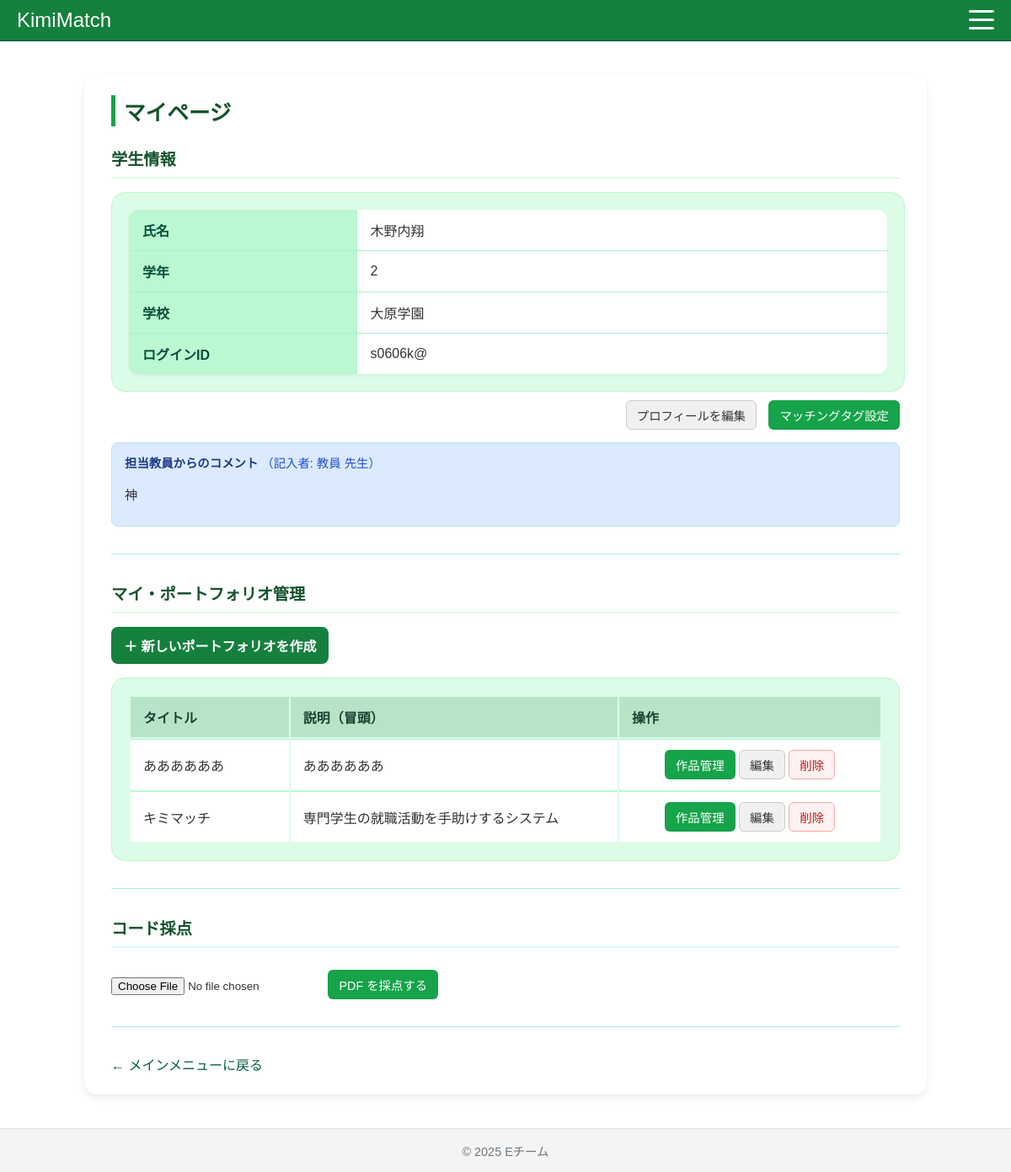
/accounts/my_page/ (signed in), run on the app's committed database.
### accounts/models.py (models this page shows, shortened)
class Student(models.Model):
    user = models.OneToOneField(User, on_delete=models.CASCADE)
    school = models.ForeignKey('schools.School', on_delete=models.SET_NULL, null=True, blank=True, verbose_name="所属学校")
    full_name = models.CharField(max_length=100, verbose_name="氏名")
    grade = models.IntegerField(verbose_name="学年")
    comment = models.TextField(
        verbose_name="教員からのコメント",
        blank=True,
        null=True
    )
    comment_teacher = models.ForeignKey(
        'Teacher',
        on_delete=models.SET_NULL,
        verbose_name="コメント記入教員",
        blank=True,
        null=True
    )
    is_public_to_companies = models.BooleanField(
        verbose_name="企業へのプロフィール公開",
        default=True
    )
    class Meta:
        verbose_name = "学生プロフィール"
        verbose_name_plural = "学生プロフィール"

class Teacher(models.Model):
    user = models.OneToOneField(User, on_delete=models.CASCADE)
    school = models.ForeignKey('schools.School', on_delete=models.SET_NULL, null=True, blank=True, verbose_name="所属学校")
    full_name = models.CharField(max_length=100, verbose_name="氏名")
    subject = models.CharField(max_length=50, verbose_name="担当教科")
    class Meta:
        verbose_name = "教員プロフィール"
        verbose_name_plural = "教員プロフィール"

### schools/models.py (models this page shows, shortened)
class School(models.Model):
    name = models.CharField(max_length=100, verbose_name="学校名")
    address = models.CharField(max_length=255, verbose_name="住所")
    class Meta:
        verbose_name = "学校"
        verbose_name_plural = "学校一覧"

### portfolios/models.py (models this page shows, shortened)
class Portfolio(models.Model):
    student = models.ForeignKey('accounts.Student', on_delete=models.CASCADE, verbose_name="学生")
    title = models.CharField(max_length=200, verbose_name="タイトル")
    description = models.TextField(verbose_name="説明文")
    teacher_comment = models.TextField(
        verbose_name="教員からのコメント",
        blank=True,
        null=True
    )
    commenting_teacher = models.ForeignKey(
        'accounts.Teacher',
        on_delete=models.SET_NULL,
        verbose_name="コメント記入教員",
        blank=True,
        null=True
    )
    class Meta:
        verbose_name = "ポートフォリオ（表紙）"
        verbose_name_plural = "ポートフォリオ（表紙）"

### accounts/views.py (the view)
# urls.py: path('my_page/', views.my_page, name='my_page'),
@login_required
def my_page(request):
    user = request.user
    user_type = None
    profile = None
    template_name = 'accounts/my_page.html'
    portfolios = None
    try:
        profile = user.student
        user_type = 'student'
        portfolios = profile.portfolio_set.all().order_by('-id')
    except Student.DoesNotExist:
        try:
            profile = user.teacher
            user_type = 'teacher'
        except Teacher.DoesNotExist:
            try:
                profile = user.companyrepresentative
                user_type = 'company'
            except CompanyRepresentative.DoesNotExist:
                if user.is_superuser:
                    return redirect('admin:index')
                else:
                    user_type = 'unassigned'
    if user.is_superuser and not profile:
         return redirect('admin:index')
    context = {
        'user_type': user_type,
        'profile': profile,
    }
    if user_type == 'student':
        context['portfolios'] = portfolios
    return render(request, template_name, context)

### accounts/context_processors.py (called while the page is built)
def add_user_role(request):
    user = request.user
    if not user.is_authenticated:
        return {'user_type': 'guest'}
    try:
        if hasattr(user, 'student'):
            return {'user_type': 'student'}
        elif hasattr(user, 'teacher'):
            return {'user_type': 'teacher'}
        elif hasattr(user, 'companyrepresentative'):
            return {'user_type': 'company'}
        elif user.is_superuser:
            return {'user_type': 'admin'}
        else:
            return {'user_type': 'authenticated'} # (プロフィール未設定)
    except Exception:
        return {'user_type': 'guest'}

### templates/accounts/my_page.html (shortened to what this page needs)
{% extends "base.html" %}
{% block content %}
<div class="page-container">
  <div class="profile-card">
    <h2>マイページ</h2>
    {% if user_type == 'student' %}
      <h3>学生情報</h3>
      <div class="info-table">
        <table>
          <tr>
            <th>氏名</th>
            <td>{{ profile.full_name }}</td>
          </tr>
          <tr>
            <th>学年</th>
            <td>{{ profile.grade }}</td>
          </tr>
          <tr>
            <th>学校</th>
            <td>{{ profile.school.name | default:"未設定" }}</td>
          </tr>
          <tr>
            <th>ログインID</th>
            <td>{{ profile.user.username }}</td>
          </tr>
        </table>
      </div>
      <div style="text-align: right; margin-top: 10px;">
        <a href="{% url 'accounts:profile_update' %}" class="btn btn-edit">
          プロフィールを編集
        </a>
        <a href="{% url 'accounts:student_tag_update' %}" class="btn btn-detail" style="margin-left: 10px;">
           マッチングタグ設定
        </a>
      </div>
      {% if profile.comment %}
        <div class="teacher-comment-general">
          <h4>
            担当教員からのコメント
            {% if profile.comment_teacher %}
              <span>（記入者: {{ profile.comment_teacher.full_name }} 先生）</span>
            {% endif %}
          </h4>
          <p>{{ profile.comment }}</p>
        </div>
      {% endif %}
      <hr>
      <h3>マイ・ポートフォリオ管理</h3>
      <a href="{% url 'portfolios:create' %}" class="btn-create">
        ＋ 新しいポートフォリオを作成
      </a>
      {% if portfolios %}
        <table class="portfolio-table">
          <thead>
            <tr>
              <th>タイトル</th>
              <th>説明（冒頭）</th>
              <th style="width: 280px;">操作</th>
            </tr>
          </thead>
          <tbody>
            {% for portfolio in portfolios %}
              <tr>
                <td>{{ portfolio.title }}</td>
                <td>{{ portfolio.description | truncatewords:15 }}</td>
                <td>
                  <a href="{% url 'portfolios:detail' portfolio.pk %}" class="btn btn-detail">
                    作品管理
                  </a>
                  <a href="{% url 'portfolios:update' portfolio.pk %}?next={% url 'accounts:my_page' %}" class="btn btn-edit">
                    編集
                  </a>
                  <a href="{% url 'portfolios:delete' portfolio.pk %}" class="btn btn-delete">
                    削除
                  </a>
                </td>
              </tr>
            {% endfor %}
          </tbody>
        </table>
      {% else %}
        <p>まだポートフォリオが作成されていません。</p>
      {% endif %}
      <hr>
      <h3>コード採点</h3>
      <input type="file" id="pdf-input" accept="application/pdf">
      <button id="grade-btn" class="btn btn-detail" style="margin-top: 10px;">
        PDF を採点する
      </button>
    {% endif %}
    <hr>
    <a href="{% url 'accounts:dashboard' %}" class="back-link" style="display: block; margin-top: 20px;">
      ← メインメニューに戻る
    </a>
  </div>
</div>
{% endblock %}

### data on the page
Student: full_name "木野内翔", grade "2", school.name "大原学園", user.username "s0606k@", comment_teacher.full_name "教員", comment "神"
Portfolio: title "ああああああ", description "ああああああ"
Portfolio: title "キミマッチ", description "専門学生の就職活動を手助けするシステム"
